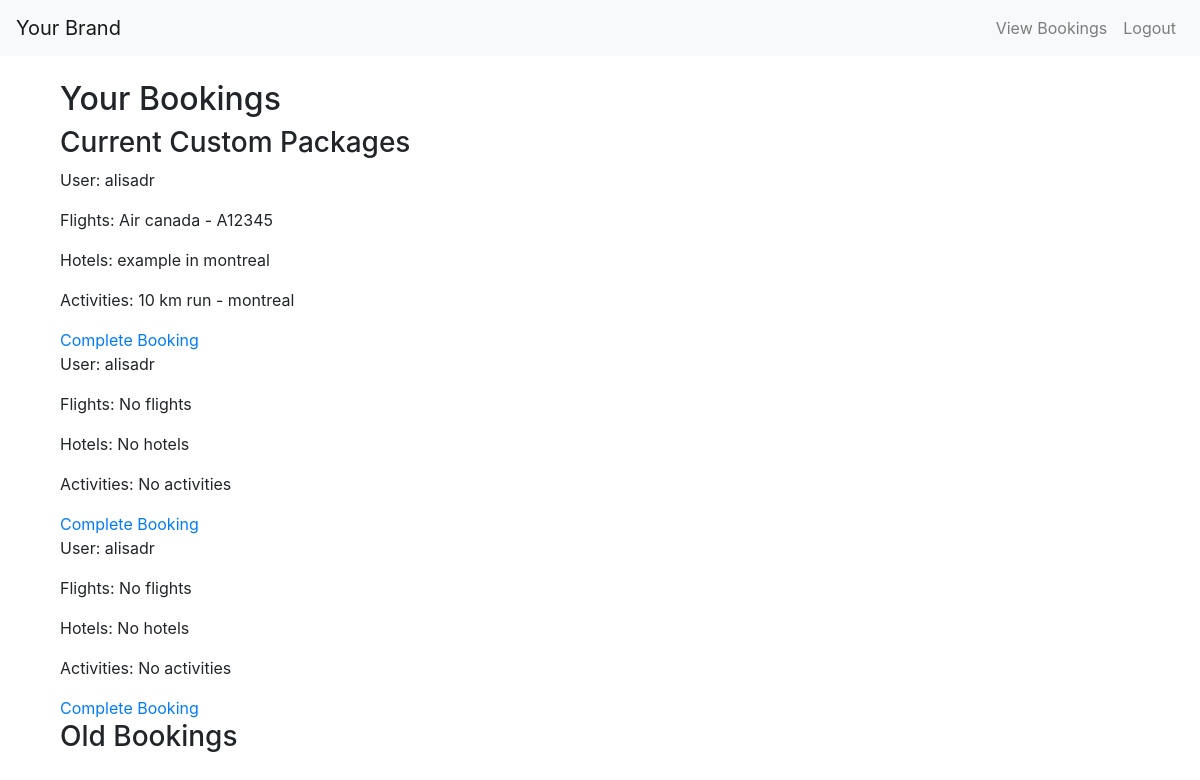
Screenshot of /booking/view_bookings/ (signed in) with the database file from the repository.
### packages/models.py (models this page shows, shortened)
class CustomPackage(models.Model):
    user = models.ForeignKey(User, on_delete=models.CASCADE)
    flights = models.ManyToManyField(Flight, blank=True)
    hotels = models.ManyToManyField(Hotel, blank=True)
    activities = models.ManyToManyField(Activity, blank=True)
    is_booked = models.BooleanField(default=False)

class Flight(models.Model):
    flight_number = models.CharField(max_length=10)
    airline = models.CharField(max_length=100)
    departure_city = models.CharField(max_length=100)
    arrival_city = models.CharField(max_length=100)
    departure_time = models.DateTimeField()
    duration = models.DurationField()
    price = models.DecimalField(max_digits=10, decimal_places=2)
    description = models.TextField(blank=True, null=True)  # Allows for an optional description

class Hotel(models.Model):
    name = models.CharField(max_length=100)
    city = models.TextField(max_length=100)
    phone_number = models.CharField(max_length=15)
    price = models.DecimalField(max_digits=10, decimal_places=2)
    description = models.TextField(blank=True, null=True)  # Allows for an optional description

class Activity(models.Model):
    name = models.CharField(max_length=100)
    location = models.CharField(max_length=100)
    type = models.CharField(max_length=50)  # E.g., sightseeing, hiking, etc.
    start_time = models.DateTimeField()
    duration = models.DurationField()
    price = models.DecimalField(max_digits=10, decimal_places=2)
    description = models.TextField(blank=True, null=True)  # Allows for an optional description

### booking/views.py (the view)
# urls.py: path('view_bookings/', views.view_bookings, name='view_bookings'),
@login_required
def view_bookings(request):
    current_custom_packages = CustomPackage.objects.filter(user=request.user, is_booked=False)
    old_bookings = CustomPackage.objects.filter(user=request.user, is_booked=True)
    context = {
        'current_custom_packages': current_custom_packages,
        'old_bookings': old_bookings,
    }
    return render(request, 'booking/view_bookings.html', context)

### booking/templates/booking/view_bookings.html (shortened to what this page needs)
{% extends 'booking/base.html' %}
{% block content %}
<div class="container">
    <h2>Your Bookings</h2>
        <h3>Current Custom Packages</h3>
        {% for custom_package in current_custom_packages %}
            <p>User: {{ custom_package.user.username }}</p>
            <p>Flights:
                {% if custom_package.flights.exists %}
                    {% for flight in custom_package.flights.all %}
                        {{ flight.airline }} - {{ flight.flight_number }}<br>
                    {% endfor %}
                {% else %}
                    No flights
                {% endif %}
            </p>
            <p>Hotels:
                {% if custom_package.hotels.exists %}
                    {% for hotel in custom_package.hotels.all %}
                        {{ hotel.name }} in {{ hotel.city }}<br>
                    {% endfor %}
                {% else %}
                    No hotels
                {% endif %}
            </p>
            <p>Activities:
                {% if custom_package.activities.exists %}
                    {% for activity in custom_package.activities.all %}
                        {{ activity.name }} - {{ activity.location }}<br>
                    {% endfor %}
                {% else %}
                    No activities
                {% endif %}
            </p>
            <a href="{% url 'complete_booking' custom_package.id %}">Complete Booking</a>
        {% endfor %}
        <h3>Old Bookings</h3>
    </div>
</div>
{% endblock %}

### rows the page displays
CustomPackage: user.username "alisadr"
Flight: airline "Air canada", flight_number "A12345"
Hotel: name "example", city "montreal"
Activity: name "10 km run", location "montreal"
CustomPackage: user.username "alisadr", shows "No flights", shows "No hotels", shows "No activities"
CustomPackage: user.username "alisadr", shows "No flights", shows "No hotels", shows "No activities"
